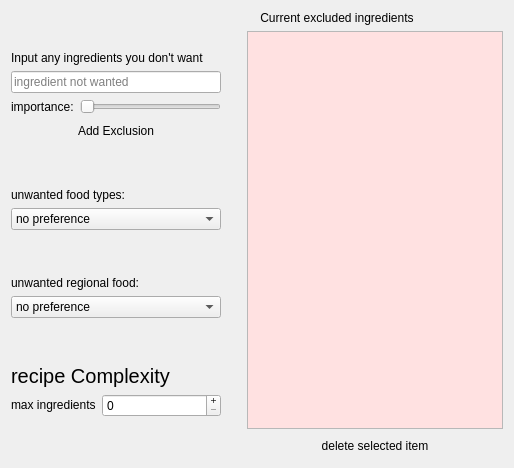
      <widget class="QWidget" name="Negatives">
       <property name="autoFillBackground">
        <bool>false</bool>
       </property>
       <attribute name="title">
        <string>Negative Preferences</string>
       </attribute>
       <layout class="QHBoxLayout" name="horizontalLayout">
        <item>
         <widget class="QFrame" name="negativeInputFrame">
          <property name="sizePolicy">
           <sizepolicy hsizetype="Expanding" vsizetype="Preferred">
            <horstretch>0</horstretch>
            <verstretch>0</verstretch>
           </sizepolicy>
          </property>
          <property name="minimumSize">
           <size>
            <width>220</width>
            <height>0</height>
           </size>
          </property>
          <property name="frameShape">
           <enum>QFrame::NoFrame</enum>
          </property>
          <property name="frameShadow">
           <enum>QFrame::Raised</enum>
          </property>
          <layout class="QVBoxLayout" name="verticalLayout_5">
           <property name="leftMargin">
            <number>0</number>
           </property>
           <property name="topMargin">
            <number>0</number>
           </property>
           <property name="rightMargin">
            <number>10</number>
           </property>
           <property name="bottomMargin">
            <number>0</number>
           </property>
           <item>
            <spacer name="verticalSpacer">
             <property name="orientation">
              <enum>Qt::Vertical</enum>
             </property>
             <property name="sizeHint" stdset="0">
              <size>
               <width>20</width>
               <height>40</height>
              </size>
             </property>
            </spacer>
           </item>
           <item>
            <widget class="QLabel" name="label_4">
             <property name="sizePolicy">
              <sizepolicy hsizetype="Preferred" vsizetype="Preferred">
               <horstretch>0</horstretch>
               <verstretch>0</verstretch>
              </sizepolicy>
             </property>
             <property name="font">
              <font>
               <kerning>true</kerning>
              </font>
             </property>
             <property name="text">
              <string>Input any ingredients you don't want</string>
             </property>
             <property name="scaledContents">
              <bool>true</bool>
             </property>
             <property name="wordWrap">
              <bool>true</bool>
             </property>
            </widget>
           </item>
           <item>
            <widget class="QLineEdit" name="neg_Ingredients">
             <property name="sizePolicy">
              <sizepolicy hsizetype="Expanding" vsizetype="Preferred">
               <horstretch>0</horstretch>
               <verstretch>0</verstretch>
              </sizepolicy>
             </property>
             <property name="autoFillBackground">
              <bool>false</bool>
             </property>
             <property name="placeholderText">
              <string>ingredient not wanted</string>
             </property>
            </widget>
           </item>
           <item>
            <widget class="QFrame" name="Slider_Frame">
             <property name="frameShape">
              <enum>QFrame::NoFrame</enum>
             </property>
             <property name="frameShadow">
              <enum>QFrame::Raised</enum>
             </property>
             <layout class="QHBoxLayout" name="horizontalLayout_4">
              <property name="leftMargin">
               <number>0</number>
              </property>
              <property name="topMargin">
               <number>0</number>
              </property>
              <property name="rightMargin">
               <number>0</number>
              </property>
              <property name="bottomMargin">
               <number>0</number>
              </property>
              <item>
               <widget class="QLabel" name="label_8">
                <property name="text">
                 <string>importance:</string>
                </property>
               </widget>
              </item>
              <item>
               <widget class="QSlider" name="ingredientIngoreSlider">
                <property name="whatsThis">
                 <string>(optional) choose how important it is that this ingredient is left out, the higher the number, the more we will prioritize recipes without said igredient</string>
                </property>
                <property name="minimum">
                 <number>1</number>
                </property>
                <property name="maximum">
                 <number>10</number>
                </property>
                <property name="orientation">
                 <enum>Qt::Horizontal</enum>
                </property>
                <property name="invertedAppearance">
                 <bool>false</bool>
                </property>
                <property name="tickPosition">
                 <enum>QSlider::NoTicks</enum>
                </property>
               </widget>
              </item>
             </layout>
            </widget>
           </item>
           <item>
            <widget class="QPushButton" name="add_neg_ingredient">
             <property name="sizePolicy">
              <sizepolicy hsizetype="Minimum" vsizetype="Preferred">
               <horstretch>0</horstretch>
               <verstretch>0</verstretch>
              </sizepolicy>
             </property>
             <property name="autoFillBackground">
              <bool>true</bool>
             </property>
             <property name="text">
              <string>Add Exclusion</string>
             </property>
             <property name="flat">
              <bool>true</bool>
             </property>
            </widget>
           </item>
           <item>
            <spacer name="verticalSpacer_3">
             <property name="orientation">
              <enum>Qt::Vertical</enum>
             </property>
             <property name="sizeHint" stdset="0">
              <size>
               <width>20</width>
               <height>40</height>
              </size>
             </property>
            </spacer>
           </item>
           <item>
            <widget class="QLabel" name="label_6">
             <property name="sizePolicy">
              <sizepolicy hsizetype="Preferred" vsizetype="Preferred">
               <horstretch>0</horstretch>
               <verstretch>0</verstretch>
              </sizepolicy>
             </property>
             <property name="font">
              <font>
               <kerning>true</kerning>
              </font>
             </property>
             <property name="text">
              <string>unwanted food types:</string>
             </property>
            </widget>
           </item>
           <item>
            <widget class="QComboBox" name="negFood_type">
             <property name="sizePolicy">
              <sizepolicy hsizetype="Preferred" vsizetype="Preferred">
               <horstretch>0</horstretch>
               <verstretch>0</verstretch>
              </sizepolicy>
             </property>
             <item>
              <property name="text">
               <string>no preference</string>
              </property>
             </item>
            </widget>
           </item>
           <item>
            <spacer name="verticalSpacer_4">
             <property name="orientation">
              <enum>Qt::Vertical</enum>
             </property>
             <property name="sizeHint" stdset="0">
              <size>
               <width>20</width>
               <height>40</height>
              </size>
             </property>
            </spacer>
           </item>
           <item>
            <widget class="QLabel" name="label_9">
             <property name="sizePolicy">
              <sizepolicy hsizetype="Preferred" vsizetype="Preferred">
               <horstretch>0</horstretch>
               <verstretch>0</verstretch>
              </sizepolicy>
             </property>
             <property name="text">
              <string>unwanted regional food:</string>
             </property>
            </widget>
           </item>
           <item>
            <widget class="QComboBox" name="neg_Region">
             <property name="sizePolicy">
              <sizepolicy hsizetype="Preferred" vsizetype="Preferred">
               <horstretch>0</horstretch>
               <verstretch>0</verstretch>
              </sizepolicy>
             </property>
             <item>
              <property name="text">
               <string>no preference</string>
              </property>
             </item>
            </widget>
           </item>
           <item>
            <spacer name="verticalSpacer_2">
             <property name="orientation">
              <enum>Qt::Vertical</enum>
             </property>
             <property name="sizeHint" stdset="0">
              <size>
               <width>20</width>
               <height>40</height>
              </size>
             </property>
            </spacer>
           </item>
           <item>
            <widget class="QLabel" name="label_10">
             <property name="sizePolicy">
              <sizepolicy hsizetype="Preferred" vsizetype="Preferred">
               <horstretch>0</horstretch>
               <verstretch>0</verstretch>
              </sizepolicy>
             </property>
             <property name="font">
              <font>
               <pointsize>15</pointsize>
              </font>
             </property>
             <property name="text">
              <string>recipe Complexity</string>
             </property>
            </widget>
           </item>
           <item>
            <widget class="QFrame" name="frame_2">
             <property name="sizePolicy">
              <sizepolicy hsizetype="Preferred" vsizetype="Preferred">
               <horstretch>0</horstretch>
               <verstretch>0</verstretch>
              </sizepolicy>
             </property>
             <property name="frameShape">
              <enum>QFrame::NoFrame</enum>
             </property>
             <property name="frameShadow">
              <enum>QFrame::Raised</enum>
             </property>
             <layout class="QHBoxLayout" name="horizontalLayout_5">
              <property name="leftMargin">
               <number>0</number>
              </property>
              <property name="topMargin">
               <number>0</number>
              </property>
              <property name="rightMargin">
               <number>0</number>
              </property>
              <property name="bottomMargin">
               <number>0</number>
              </property>
              <item>
               <widget class="QLabel" name="label_7">
                <property name="sizePolicy">
                 <sizepolicy hsizetype="Maximum" vsizetype="Fixed">
                  <horstretch>0</horstretch>
                  <verstretch>0</verstretch>
                 </sizepolicy>
                </property>
                <property name="minimumSize">
                 <size>
                  <width>0</width>
                  <height>20</height>
                 </size>
                </property>
                <property name="text">
                 <string>max ingredients</string>
                </property>
                <property name="wordWrap">
                 <bool>true</bool>
                </property>
               </widget>
              </item>
              <item>
               <widget class="QSpinBox" name="complexity">
                <property name="font">
                 <font>
                  <weight>50</weight>
                  <italic>false</italic>
                  <bold>false</bold>
                  <underline>false</underline>
                 </font>
                </property>
                <property name="buttonSymbols">
                 <enum>QAbstractSpinBox::PlusMinus</enum>
                </property>
               </widget>
              </item>
             </layout>
            </widget>
           </item>
           <item>
            <spacer name="verticalSpacer_5">
             <property name="orientation">
              <enum>Qt::Vertical</enum>
             </property>
             <property name="sizeHint" stdset="0">
              <size>
               <width>20</width>
               <height>40</height>
              </size>
             </property>
            </spacer>
           </item>
          </layout>
         </widget>
        </item>
        <item>
         <widget class="QFrame" name="negative_list_frame">
          <property name="sizePolicy">
           <sizepolicy hsizetype="Expanding" vsizetype="Expanding">
            <horstretch>0</horstretch>
            <verstretch>0</verstretch>
           </sizepolicy>
          </property>
          <property name="minimumSize">
           <size>
            <width>220</width>
            <height>0</height>
           </size>
          </property>
          <property name="frameShape">
           <enum>QFrame::NoFrame</enum>
          </property>
          <property name="frameShadow">
           <enum>QFrame::Raised</enum>
          </property>
          <layout class="QVBoxLayout" name="verticalLayout_4">
           <property name="leftMargin">
            <number>10</number>
           </property>
           <property name="topMargin">
            <number>0</number>
           </property>
           <property name="rightMargin">
            <number>0</number>
           </property>
           <property name="bottomMargin">
            <number>0</number>
           </property>
           <item>
            <widget class="QLabel" name="label_5">
             <property name="text">
              <string>    Current excluded ingredients</string>
             </property>
            </widget>
           </item>
           <item>
            <widget class="QListWidget" name="Negatives_list">
             <property name="sizePolicy">
              <sizepolicy hsizetype="Expanding" vsizetype="Expanding">
               <horstretch>1</horstretch>
               <verstretch>1</verstretch>
              </sizepolicy>
             </property>
             <property name="minimumSize">
              <size>
               <width>0</width>
               <height>0</height>
              </size>
             </property>
             <property name="palette">
              <palette>
               <active>
                <colorrole role="Base">
                 <brush brushstyle="SolidPattern">
                  <color alpha="255">
                   <red>255</red>
                   <green>225</green>
                   <blue>225</blue>
                  </color>
                 </brush>
                </colorrole>
               </active>
               <inactive>
                <colorrole role="Base">
                 <brush brushstyle="SolidPattern">
                  <color alpha="255">
                   <red>255</red>
                   <green>225</green>
                   <blue>225</blue>
                  </color>
                 </brush>
                </colorrole>
               </inactive>
               <disabled>
                <colorrole role="Base">
                 <brush brushstyle="SolidPattern">
                  <color alpha="255">
                   <red>3</red>
                   <green>101</green>
                   <blue>140</blue>
                  </color>
                 </brush>
                </colorrole>
               </disabled>
              </palette>
             </property>
            </widget>
           </item>
           <item>
            <widget class="QPushButton" name="deleteNegative">
             <property name="autoFillBackground">
              <bool>true</bool>
             </property>
             <property name="text">
              <string>delete selected item</string>
             </property>
             <property name="flat">
              <bool>true</bool>
             </property>
            </widget>
           </item>
          </layout>
         </widget>
        </item>
       </layout>
      </widget>
